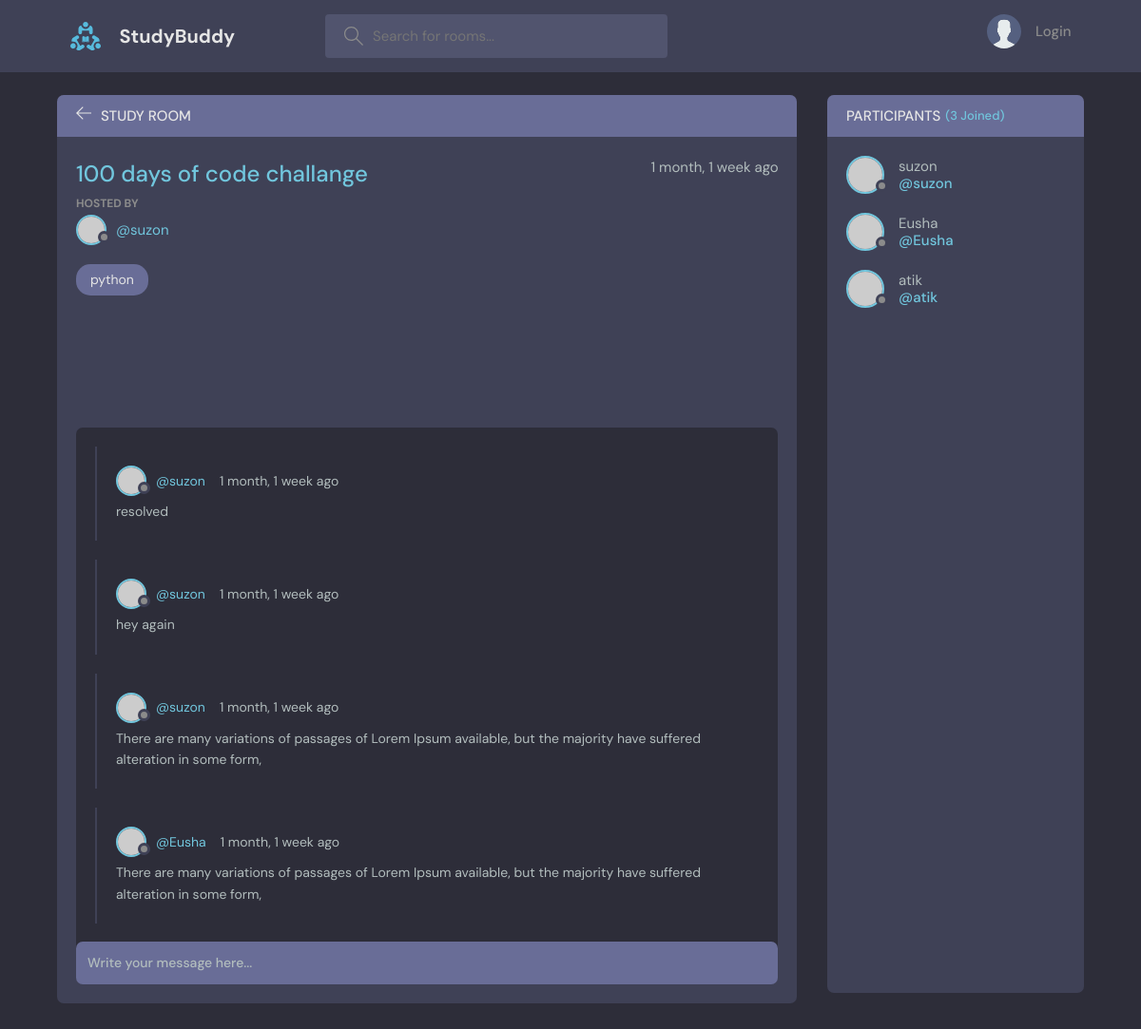
Page /room/2/ on the committed database.
### base/models.py (models this page shows, shortened)
class Room(models.Model):
    host = models.ForeignKey(User, on_delete=models.SET_NULL, null=True)
    topic = models.ForeignKey(Topic, on_delete=models.SET_NULL, null=True)
    name = models.CharField(max_length=200)
    description = models.TextField(null=True, blank=True)
    participants = models.ManyToManyField(User, related_name='participants', blank=True)
    updated = models.DateTimeField(auto_now=True)
    created = models.DateTimeField(auto_now_add=True)
    class Meta:
        ordering = ['-updated', '-created']

class Topic(models.Model):
    name = models.CharField(max_length=200)
    def __str__(self):
        return self.name

class Message(models.Model):
    user = models.ForeignKey(User, on_delete=models.CASCADE)
    room = models.ForeignKey(Room, on_delete=models.CASCADE)
    body = models.TextField()
    updated = models.DateTimeField(auto_now=True)
    created = models.DateTimeField(auto_now_add=True)
    class Meta:
        ordering = ['-updated', '-created']

### base/views.py (the view, shortened to what this page needs)
# urls.py: path('room/<str:pk>/', views.room, name="room"),
def room(request, pk):
    room = Room.objects.get(id=pk)
    room_messages = room.message_set.all()
    participants = room.participants.all()
    context = {'room': room, 'room_messages': room_messages,
               'participants': participants}
    return render(request, 'base/room.html', context)

### base/templates/base/room.html (shortened to what this page needs)
{% extends 'main.html' %}
{% block content %}
    <main class="profile-page layout layout--2">
      <div class="container">
        <div class="room">
          <div class="room__top">
            <div class="room__topLeft">
              <a href="{% url 'home' %}">
                <svg version="1.1" xmlns="http://www.w3.org/2000/svg" width="32" height="32" viewBox="0 0 32 32">
                  <title>arrow-left</title>
                  <path
                    d="M13.723 2.286l-13.723 13.714 13.719 13.714 1.616-1.611-10.96-10.96h27.625v-2.286h-27.625l10.965-10.965-1.616-1.607z"
                  ></path>
                </svg>
              </a>
              <h3>Study Room</h3>
            </div>
          </div>
          <div class="room__box scroll">
            <div class="room__header scroll">
              <div class="room__info">
                <h3>{{ room.name }}</h3>
                <span>{{ room.created|timesince }} ago</span>
              </div>
              <div class="room__hosted">
                <p>Hosted By</p>
                <a href="{% url 'user-profile' room.host.id %}" class="room__author">
                  <div class="avatar avatar--small">
                    <img src="https://randomuser.me/api/portraits/men/37.jpg" />
                  </div>
                  <span>@{{ room.host.username }}</span>
                </a>
              </div>
              <span class="room__topics">{{ room.topic }}</span>
            </div>
            <div class="room__conversation">
              <div class="threads scroll">
                {% for message in room_messages %}
                <div class="thread">
                  <div class="thread__top">
                    <div class="thread__author">
                      <a href="{% url 'user-profile' message.user.id %}" class="thread__authorInfo">
                        <div class="avatar avatar--small">
                          <img src="https://randomuser.me/api/portraits/men/37.jpg" />
                        </div>
                        <span>@{{ message.user.username }}</span>
                      </a>
                      <span class="thread__date">{{ message.created|timesince }} ago</span>
                    </div>
                  </div>
                  <div class="thread__details">
                    {{ message.body }}
                  </div>
                </div>
                {% endfor %}
              </div>
            </div>
          </div>
          <div class="room__message">
            <form action="#" method="POST">
              <input name="body" placeholder="Write your message here..." /></form>
          </div>
        </div>
        <div class="participants">
          <h3 class="participants__top">Participants <span>({{ participants.count }} Joined)</span></h3>
          <div class="participants__list scroll">
            {% for user in participants %}
            <a href="{% url 'user-profile' user.id %}" class="participant">
              <div class="avatar avatar--medium">
                <img src="https://randomuser.me/api/portraits/men/37.jpg" />
              </div>
              <p>
                {{ user.username }}
                <span>@{{ user.username }}</span>
              </p>
            </a>
            {% endfor %}
          </div>
        </div>
      </div>
    </main>
{% endblock content %}

### rows in the picture
Room: name "100 days of code challange", created "1 month, 1 week", host.username "suzon", topic "python"
Message: user.username "suzon", created "1 month, 1 week", body "resolved"
Message: user.username "suzon", created "1 month, 1 week", body "hey again"
Message: user.username "suzon", created "1 month, 1 week", body "There are many variations of passages of Lorem Ipsum available, but the majority have suffered alteration in some form,"
Message: user.username "Eusha", created "1 month, 1 week", body "There are many variations of passages of Lorem Ipsum available, but the majority have suffered alteration in some form,"

### other values in the picture
{{ participants.count }} "3"
{{ user.username }} "suzon"
{{ user.username }} "Eusha"
{{ user.username }} "atik"
